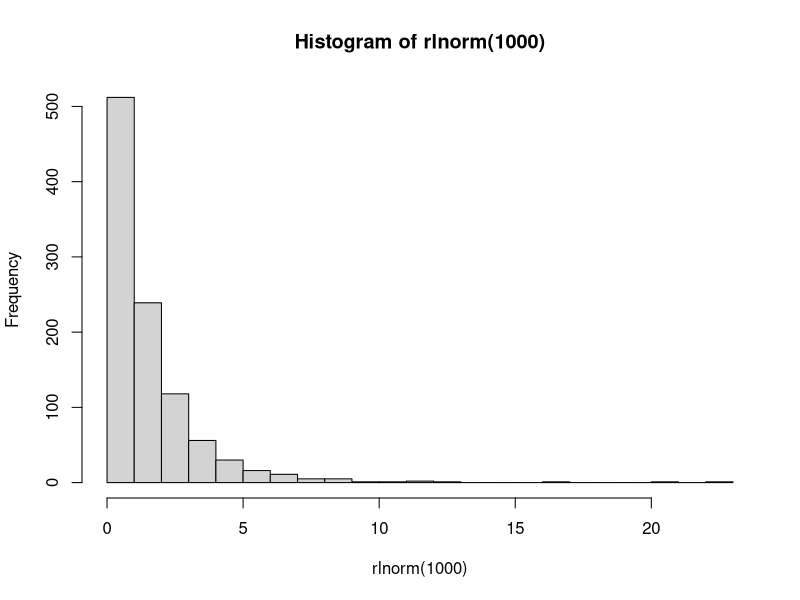
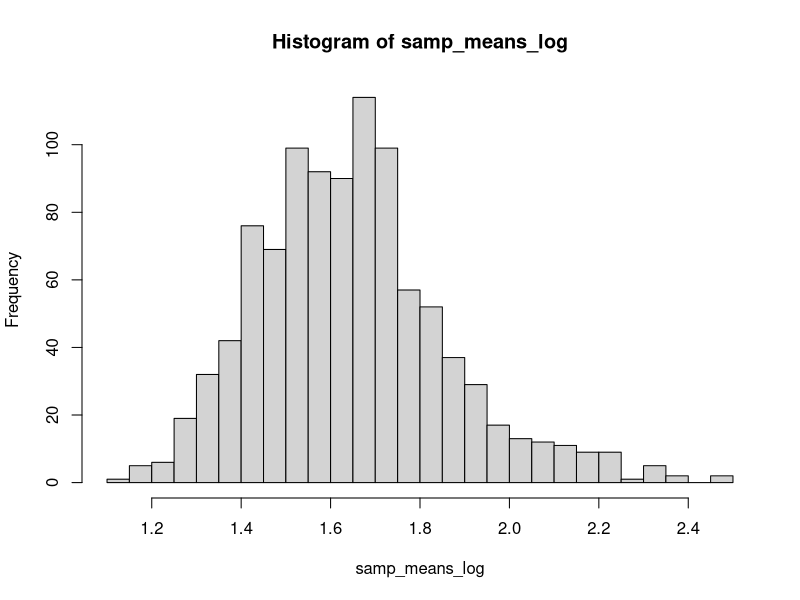
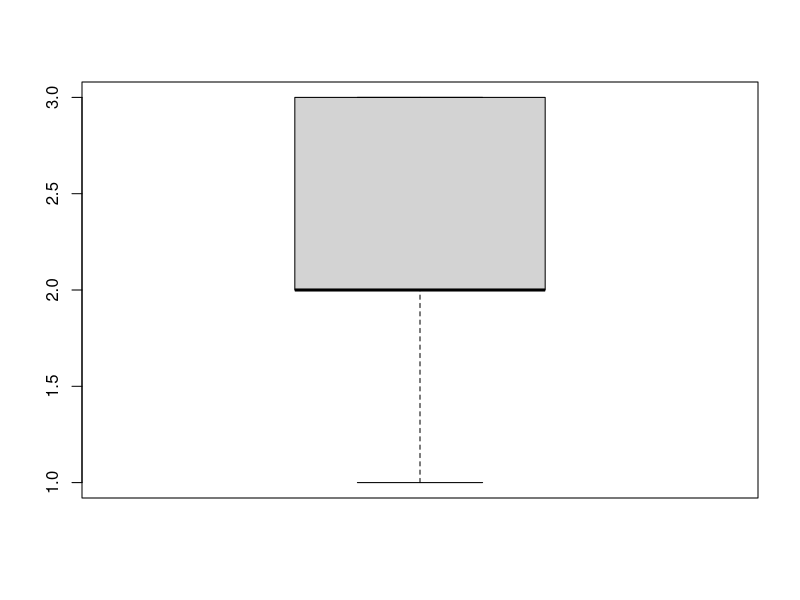

These charts were generated, in order, by the following R code:
## ---- chunk 1
hist(rlnorm(1000), breaks = 30)
## ---- chunk 2
samp_means_log <- replicate(1000, mean(rlnorm(100))) 
hist(samp_means_log, breaks = 30)
## ---- chunk 3
boxplot(c(1, 2, 2, 2, 2, 3, 3, 3))
